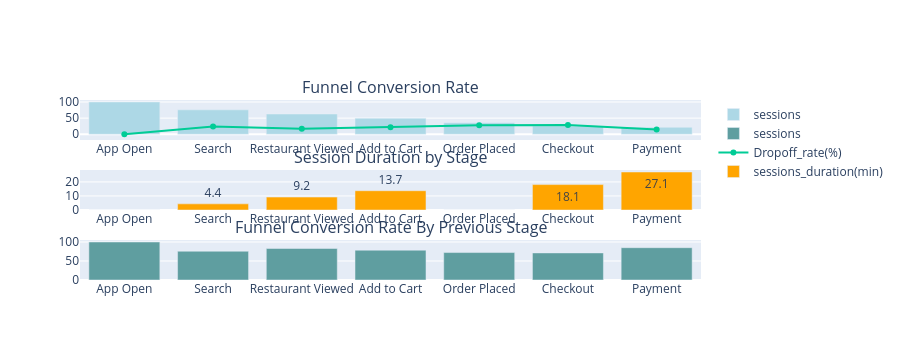

Notebook code for this chart:
### Code cell
fig = make_subplots(
    rows=3,cols=1,
    subplot_titles=('Funnel Conversion Rate',
                     'Session Duration by Stage',
                    'Funnel Conversion Rate By Previous Stage'
                    )
)
fig.add_trace(
    go.Bar(x=funnel_df['stage'],y=funnel_df['conversion_rate_top'],name='sessions',marker_color='lightblue')
    ,row=1,col=1,secondary_y=False
)
fig.add_trace(
    go.Bar(x=funnel_df['stage'],y=funnel_df['conversion_rate'],name='sessions',marker_color='cadetblue')
    ,row=3,col=1,secondary_y=False
)
fig.add_trace(
    go.Scatter(x=funnel_df['stage'],y=funnel_df['dropoff_rate'],name='Dropoff_rate(%)',text=funnel_df['dropoff_rate'],textposition='top center')
)

durration_df = summ_df.groupby('max_funnel_stage')['session_duration'].mean().reset_index()
durration_df = durration_df.iloc[[1,6,5,0,3,2,4]]
fig.add_trace(
    go.Bar(x=durration_df['max_funnel_stage'],y=durration_df['session_duration'],text=durration_df['session_duration'].round(1),name='sessions_duration(min)',marker_color='orange')
    ,row=2,col=1,secondary_y=False
)

### Figure 1 — Plotly figure (JSON) as saved in the notebook; plotly's stock layout.template omitted (floating-point values rounded to 4 significant figures)
{"data": [{"marker": {"color": "lightblue"}, "name": "sessions", "type": "bar", "x": ["App Open", "Search", "Restaurant Viewed", "Add to Cart", "Order Placed", "Checkout", "Payment"], "xaxis": "x", "y": [100, 75.71, 62.8, 49.32, 35.64, 25.4, 21.6], "yaxis": "y"}, {"marker": {"color": "cadetblue"}, "name": "sessions", "type": "bar", "x": ["App Open", "Search", "Restaurant Viewed", "Add to Cart", "Order Placed", "Checkout", "Payment"], "xaxis": "x3", "y": [100, 75.71, 82.95, 78.53, 72.26, 71.28, 85.02], "yaxis": "y3"}, {"name": "Dropoff_rate(%)", "text": [0, 24.29, 17.05, 21.47, 27.74, 28.72, 14.98], "textposition": "top center", "type": "scatter", "x": ["App Open", "Search", "Restaurant Viewed", "Add to Cart", "Order Placed", "Checkout", "Payment"], "y": [0, 24.29, 17.05, 21.47, 27.74, 28.72, 14.98]}, {"marker": {"color": "orange"}, "name": "sessions_duration(min)", "text": [0, 4.4, 9.2, 13.7, 0, 18.1, 27.1], "type": "bar", "x": ["App Open", "Search", "Restaurant Viewed", "Add to Cart", "Order Placed", "Checkout", "Payment"], "xaxis": "x2", "y": [0, 4.369, 9.197, 13.74, 0, 18.11, 27.07], "yaxis": "y2"}], "layout": {"annotations": [{"font": {"size": 16}, "showarrow": false, "text": "Funnel Conversion Rate", "x": 0.5, "xanchor": "center", "xref": "paper", "y": 1, "yanchor": "bottom", "yref": "paper"}, {"font": {"size": 16}, "showarrow": false, "text": "Session Duration by Stage", "x": 0.5, "xanchor": "center", "xref": "paper", "y": 0.6111, "yanchor": "bottom", "yref": "paper"}, {"font": {"size": 16}, "showarrow": false, "text": "Funnel Conversion Rate By Previous Stage", "x": 0.5, "xanchor": "center", "xref": "paper", "y": 0.2222, "yanchor": "bottom", "yref": "paper"}], "height": 360, "xaxis": {"anchor": "y", "autorange": true, "domain": [0, 1], "range": [-0.5, 6.5], "type": "category"}, "xaxis2": {"anchor": "y2", "autorange": true, "domain": [0, 1], "range": [-0.5, 6.5], "type": "category"}, "xaxis3": {"anchor": "y3", "autorange": true, "domain": [0, 1], "range": [-0.5, 6.5], "type": "category"}, "yaxis": {"anchor": "x", "autorange": true, "domain": [0.7778, 1], "range": [-17.83, 106.2], "type": "linear"}, "yaxis2": {"anchor": "x2", "autorange": true, "domain": [0.3889, 0.6111], "range": [0, 28.49], "type": "linear"}, "yaxis3": {"anchor": "x3", "autorange": true, "domain": [0, 0.2222], "range": [0, 105.3], "type": "linear"}}}
